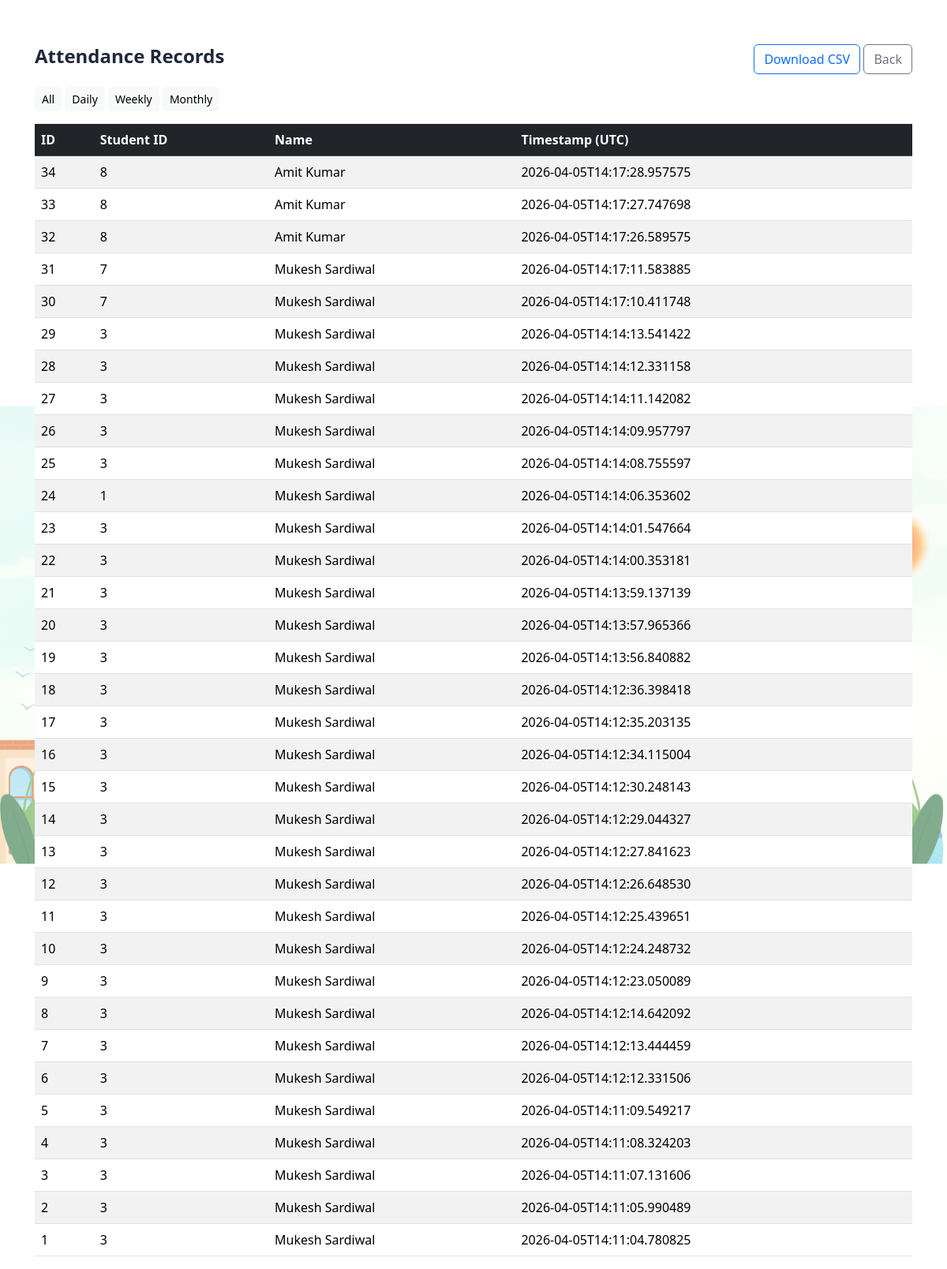
The page /attendance_record on the database its author committed.
### tables this page shows
CREATE TABLE attendance (
                    id INTEGER PRIMARY KEY AUTOINCREMENT,
                    student_id INTEGER,
                    name TEXT,
                    timestamp TEXT
                );

### app.py (the view)
@app.route("/attendance_record", methods=["GET"])
def attendance_record():
    period = request.args.get("period", "all")  # all, daily, weekly, monthly
    conn = sqlite3.connect(DB_PATH)
    c = conn.cursor()
    q = "SELECT id, student_id, name, timestamp FROM attendance"
    params = ()
    if period == "daily":
        today = datetime.date.today().isoformat()
        q += " WHERE date(timestamp) = ?"
        params = (today,)
    elif period == "weekly":
        start = (datetime.date.today() - datetime.timedelta(days=7)).isoformat()
        q += " WHERE date(timestamp) >= ?"
        params = (start,)
    elif period == "monthly":
        start = (datetime.date.today() - datetime.timedelta(days=30)).isoformat()
        q += " WHERE date(timestamp) >= ?"
        params = (start,)
    q += " ORDER BY timestamp DESC LIMIT 5000"
    c.execute(q, params)
    rows = c.fetchall()
    conn.close()
    return render_template("attendance_record.html", records=rows, period=period)

### templates/attendance_record.html (shortened to what this page needs)
<!doctype html>
<html>
<head>
  <link href="https://cdn.jsdelivr.net/npm/bootstrap@5.3.1/dist/css/bootstrap.min.css" rel="stylesheet">
  <link rel="stylesheet" href="{{ url_for('static', filename='css/style.css') }}">
</head>
<body>
<div class="container my-4">
  <div class="d-flex justify-content-between align-items-center mb-3">
    <h4>Attendance Records</h4>
    <div>
      <a class="btn btn-outline-primary" href="/download_csv">Download CSV</a>
      <a class="btn btn-outline-secondary" href="/">Back</a>
    </div>
  </div>
  <div class="mb-3">
    <a href="/attendance_record?period=all" class="btn btn-sm btn-light">All</a>
    <a href="/attendance_record?period=daily" class="btn btn-sm btn-light">Daily</a>
    <a href="/attendance_record?period=weekly" class="btn btn-sm btn-light">Weekly</a>
    <a href="/attendance_record?period=monthly" class="btn btn-sm btn-light">Monthly</a>
  </div>
  <div class="table-responsive">
    <table class="table table-striped">
      <thead class="table-dark">
        <tr><th>ID</th><th>Student ID</th><th>Name</th><th>Timestamp (UTC)</th></tr>
      </thead>
      <tbody>
      {% for r in records %}
        <tr><td>{{ r[0] }}</td><td>{{ r[1] }}</td><td>{{ r[2] }}</td><td>{{ r[3] }}</td></tr>
      {% endfor %}
      </tbody>
    </table>
  </div>
</div>
</body>
</html>

### static/css/style.css (style rules this page uses)
html, body { height: 100%; margin: 0; }
body { font-family: 'Segoe UI', Tahoma, Geneva, Verdana, sans-serif; background: url('static/images/bg.png') no-repeat center center fixed; background-size: contain; margin: 0; color: #1e293b; display: flex; justify-content: flex-end; align-items: flex-start; padding: 2rem; }
body::before { content: ''; position: fixed; inset: 0; background: rgba(255,255,255,0.4); z-index: -1; }
h5, h4, h3 { font-weight: 600; }

### rows shown on the page
attendance: id "34", student "8", name "Amit Kumar", timestamp "2026-04-05T14:17:28.957575"
attendance: id "33", student "8", name "Amit Kumar", timestamp "2026-04-05T14:17:27.747698"
attendance: id "32", student "8", name "Amit Kumar", timestamp "2026-04-05T14:17:26.589575"
attendance: id "31", student "7", name "Mukesh Sardiwal", timestamp "2026-04-05T14:17:11.583885"
attendance: id "30", student "7", name "Mukesh Sardiwal", timestamp "2026-04-05T14:17:10.411748"
attendance: id "29", student "3", name "Mukesh Sardiwal", timestamp "2026-04-05T14:14:13.541422"
attendance: id "28", student "3", name "Mukesh Sardiwal", timestamp "2026-04-05T14:14:12.331158"
attendance: id "27", student "3", name "Mukesh Sardiwal", timestamp "2026-04-05T14:14:11.142082"
attendance: id "26", student "3", name "Mukesh Sardiwal", timestamp "2026-04-05T14:14:09.957797"
attendance: id "25", student "3", name "Mukesh Sardiwal", timestamp "2026-04-05T14:14:08.755597"
attendance: id "24", student "1", name "Mukesh Sardiwal", timestamp "2026-04-05T14:14:06.353602"
attendance: id "23", student "3", name "Mukesh Sardiwal", timestamp "2026-04-05T14:14:01.547664"
attendance: id "22", student "3", name "Mukesh Sardiwal", timestamp "2026-04-05T14:14:00.353181"
attendance: id "21", student "3", name "Mukesh Sardiwal", timestamp "2026-04-05T14:13:59.137139"
attendance: id "20", student "3", name "Mukesh Sardiwal", timestamp "2026-04-05T14:13:57.965366"
attendance: id "19", student "3", name "Mukesh Sardiwal", timestamp "2026-04-05T14:13:56.840882"
attendance: id "18", student "3", name "Mukesh Sardiwal", timestamp "2026-04-05T14:12:36.398418"
attendance: id "17", student "3", name "Mukesh Sardiwal", timestamp "2026-04-05T14:12:35.203135"
attendance: id "16", student "3", name "Mukesh Sardiwal", timestamp "2026-04-05T14:12:34.115004"
attendance: id "15", student "3", name "Mukesh Sardiwal", timestamp "2026-04-05T14:12:30.248143"
attendance: id "14", student "3", name "Mukesh Sardiwal", timestamp "2026-04-05T14:12:29.044327"
attendance: id "13", student "3", name "Mukesh Sardiwal", timestamp "2026-04-05T14:12:27.841623"
attendance: id "12", student "3", name "Mukesh Sardiwal", timestamp "2026-04-05T14:12:26.648530"
attendance: id "11", student "3", name "Mukesh Sardiwal", timestamp "2026-04-05T14:12:25.439651"
attendance: id "10", student "3", name "Mukesh Sardiwal", timestamp "2026-04-05T14:12:24.248732"
attendance: id "9", student "3", name "Mukesh Sardiwal", timestamp "2026-04-05T14:12:23.050089"
attendance: id "8", student "3", name "Mukesh Sardiwal", timestamp "2026-04-05T14:12:14.642092"
attendance: id "7", student "3", name "Mukesh Sardiwal", timestamp "2026-04-05T14:12:13.444459"
attendance: id "6", student "3", name "Mukesh Sardiwal", timestamp "2026-04-05T14:12:12.331506"
attendance: id "5", student "3", name "Mukesh Sardiwal", timestamp "2026-04-05T14:11:09.549217"
attendance: id "4", student "3", name "Mukesh Sardiwal", timestamp "2026-04-05T14:11:08.324203"
attendance: id "3", student "3", name "Mukesh Sardiwal", timestamp "2026-04-05T14:11:07.131606"
attendance: id "2", student "3", name "Mukesh Sardiwal", timestamp "2026-04-05T14:11:05.990489"
attendance: id "1", student "3", name "Mukesh Sardiwal", timestamp "2026-04-05T14:11:04.780825"
